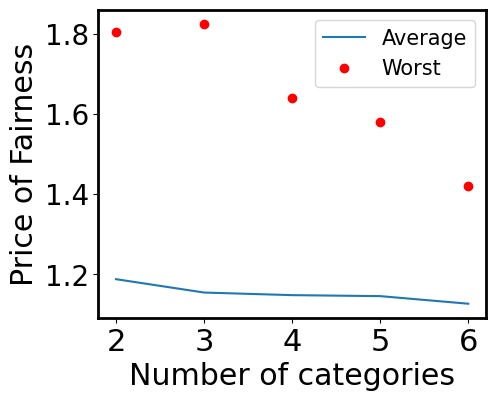
#> input picture New folder/POF_agentsfixed (1).png, 495 x 401 px
$ python extract_plot_data_from_images.py
#> lines starting #> are read from the running program, lines starting #| are printed output that depends on the picture; after the words box and inside, x2 and y2 are one past the last pixel; in counts of white or black regions, pixels touching at a corner belong together
#!/usr/bin/env python3
"""Extract numeric plot data from every image in New folder.

This script processes images one by one, digitizes the visible series, and stores
the extracted data as JSON files for vector-quality PDF regeneration.
"""

from __future__ import annotations

import argparse
import itertools
import json
from pathlib import Path

import matplotlib.pyplot as plt
import numpy as np
from scipy import ndimage

from plot_pipeline_config import DATA_DIR, INPUT_DIR, PLOT_JOBS, PlotJob


BLUE_TARGET = np.array([31.0 / 255.0, 119.0 / 255.0, 180.0 / 255.0], dtype=np.float32)
RED_TARGET = np.array([1.0, 0.0, 0.0], dtype=np.float32)
GREEN_TARGET = np.array([0.0, 0.5, 0.0], dtype=np.float32)


def load_rgb(image_path: Path) -> np.ndarray:
    """Load image and normalize to float RGB in [0, 1]."""
    image = plt.imread(image_path)
    if image.ndim == 2:
        image = np.stack([image, image, image], axis=-1)
    rgb = image[:, :, :3].astype(np.float32)
    if float(rgb.max()) > 1.0:
        rgb /= 255.0
    return np.clip(rgb, 0.0, 1.0)


def detect_frame_bounds(rgb: np.ndarray) -> tuple[int, int, int, int]:
    """Detect plot frame bounds: (left, right, top, bottom)."""
    height, width, _ = rgb.shape
    black = rgb.mean(axis=2) < 0.2

    rows = np.array([], dtype=np.int64)
    cols = np.array([], dtype=np.int64)

    for row_ratio in (0.50, 0.45, 0.40, 0.35):
        rows = np.where(black.sum(axis=1) > width * row_ratio)[0]
        if rows.size >= 2:
            break

    for col_ratio in (0.45, 0.40, 0.35, 0.30):
        cols = np.where(black.sum(axis=0) > height * col_ratio)[0]
        if cols.size >= 2:
            break

    if rows.size < 2 or cols.size < 2:
        raise RuntimeError("Could not detect chart frame bounds from image.")

    top = int(rows.min())
    bottom = int(rows.max())
    left = int(cols.min())
    right = int(cols.max())
    return left, right, top, bottom


def interior_mask(shape: tuple[int, int], frame: tuple[int, int, int, int]) -> np.ndarray:
    """Create a boolean mask for the chart interior."""
    left, right, top, bottom = frame
    mask = np.zeros(shape, dtype=bool)
    mask[max(0, top + 2) : max(0, bottom - 1), max(0, left + 2) : max(0, right - 1)] = True
    return mask


def color_mask(
    rgb: np.ndarray,
    target: np.ndarray,
    threshold: float,
    frame: tuple[int, int, int, int],
) -> np.ndarray:
    """Build a mask for pixels near the target color within chart interior."""
    mask = np.linalg.norm(rgb - target, axis=2) < threshold
    return mask & interior_mask(mask.shape, frame)


def find_marker_components(red_mask: np.ndarray) -> list[tuple[float, float, int]]:
    """Find connected marker components from red series mask."""
    best_components: list[tuple[float, float, int]] = []

    for erosion_iterations in (2, 1, 0):
        if erosion_iterations > 0:
            working = ndimage.binary_erosion(red_mask, iterations=erosion_iterations)
        else:
            working = red_mask

        labels, count = ndimage.label(working)
        if count == 0:
            continue

        components: list[tuple[float, float, int]] = []
        for comp_id, component_slice in enumerate(ndimage.find_objects(labels), start=1):
            if component_slice is None:
                continue

            component_mask = labels[component_slice] == comp_id
            area = int(component_mask.sum())
            if area < 6:
                continue

            ys, xs = np.where(component_mask)
            center_x = float(xs.mean() + component_slice[1].start)
            center_y = float(ys.mean() + component_slice[0].start)
            components.append((center_x, center_y, area))

        if len(components) > len(best_components):
            best_components = components

    return sorted(best_components, key=lambda item: item[0])


def choose_evenly_spaced_markers(
    components: list[tuple[float, float, int]],
    expected_count: int,
) -> tuple[np.ndarray, np.ndarray]:
    """Choose marker centers that best match evenly spaced x positions."""
    if len(components) < expected_count:
        raise RuntimeError(
            f"Not enough marker components. Expected {expected_count}, found {len(components)}."
        )

    if len(components) > 12:
        components = sorted(components, key=lambda item: item[2], reverse=True)[:12]
        components = sorted(components, key=lambda item: item[0])

    if len(components) == expected_count:
        xs = np.array([item[0] for item in components], dtype=np.float64)
        ys = np.array([item[1] for item in components], dtype=np.float64)
        return xs, ys

    x_values = np.array([item[0] for item in components], dtype=np.float64)
    best_score: float | None = None
    best_idx: tuple[int, ...] | None = None

    index_axis = np.arange(expected_count, dtype=np.float64)

    for combo in itertools.combinations(range(len(components)), expected_count):
        selected_x = x_values[list(combo)]
        slope, intercept = np.polyfit(index_axis, selected_x, 1)
        predicted_x = slope * index_axis + intercept
        residual = float(np.mean((selected_x - predicted_x) ** 2))
        span = float(selected_x[-1] - selected_x[0])
        score = residual - 0.01 * span

        if best_score is None or score < best_score:
            best_score = score
            best_idx = combo

    if best_idx is None:
        raise RuntimeError("Could not choose marker components for x positions.")

    chosen = [components[i] for i in best_idx]
    chosen = sorted(chosen, key=lambda item: item[0])
    xs = np.array([item[0] for item in chosen], dtype=np.float64)
    ys = np.array([item[1] for item in chosen], dtype=np.float64)
    return xs, ys


def extract_line_y_values(
    series_mask: np.ndarray,
    x_positions_px: np.ndarray,
    frame: tuple[int, int, int, int],
) -> np.ndarray:
    """Extract line y-values at each x using bottom-most matching pixels."""
    _, _, top, bottom = frame
    ys, xs = np.where(series_mask)
    if ys.size == 0:
        raise RuntimeError("No pixels found for line color mask.")

    y_values: list[float] = []
    for x_pos in x_positions_px:
        y_px = np.nan
        for window in (2, 4, 6, 8, 12, 16, 20):
            candidates = ys[np.abs(xs - x_pos) <= window]
            candidates = candidates[(candidates >= top + 1) & (candidates <= bottom - 1)]
            if candidates.size > 0:
                y_px = float(candidates.max())
                break

        if np.isnan(y_px):
            raise RuntimeError(f"Could not sample line y-value around x={x_pos:.2f}.")

        y_values.append(y_px)

    return np.array(y_values, dtype=np.float64)


def pixel_to_data_y(
    y_pixels: np.ndarray,
    frame: tuple[int, int, int, int],
    y_limits: tuple[float, float],
) -> np.ndarray:
    """Map pixel-space y coordinates to configured data-space y values."""
    _, _, top, bottom = frame
    y_min, y_max = y_limits
    return y_min + (bottom - y_pixels) / (bottom - top) * (y_max - y_min)


def build_series_payload(job: PlotJob, y_blue: np.ndarray, y_red: np.ndarray, y_green: np.ndarray | None) -> list[dict]:
    """Create series section for output JSON."""
    if job.plot_family == "runtime":
        if y_green is None:
            raise RuntimeError("Runtime plot requires green series values.")
        return [
            {
                "name": "PO-minEnvyGTP",
                "kind": "line",
                "color": "#1f77b4",
                "linestyle": "-",
                "marker": None,
                "linewidth": 1.5,
                "markersize": None,
                "y": np.round(y_blue, 6).tolist(),
            },
            {
                "name": "Brutforce",
                "kind": "line",
                "color": "#ff0000",
                "linestyle": "-",
                "marker": "o",
                "linewidth": 1.5,
                "markersize": 6.0,
                "y": np.round(y_red, 6).tolist(),
            },
            {
                "name": "GNN",
                "kind": "line",
                "color": "#008000",
                "linestyle": "--",
                "marker": None,
                "linewidth": 1.5,
                "markersize": None,
                "y": np.round(y_green, 6).tolist(),
            },
        ]

    return [
        {
            "name": "Average",
            "kind": "line",
            "color": "#1f77b4",
            "linestyle": "-",
            "marker": None,
            "linewidth": 1.5,
            "markersize": None,
            "y": np.round(y_blue, 6).tolist(),
        },
        {
            "name": job.worst_label,
            "kind": "scatter",
            "color": "#ff0000",
            "linestyle": "None",
            "marker": "o",
            "linewidth": 0.0,
            "markersize": 6.0,
            "y": np.round(y_red, 6).tolist(),
        },
    ]


def extract_data_for_job(job: PlotJob, input_dir: Path, data_dir: Path) -> Path:
    """Extract one image and write one JSON file."""
    image_path = input_dir / job.image_name
    if not image_path.exists():
        raise FileNotFoundError(f"Image not found: {image_path}")

    rgb = load_rgb(image_path)
#> in load_rgb, image is the input picture: shape (401, 495, 4) float32; mean R, G, B, A 0.947, 0.947, 0.948, 1
    frame = detect_frame_bounds(rgb)
#> in detect_frame_bounds, `black = rgb.mean(axis=2) < 0.2`:
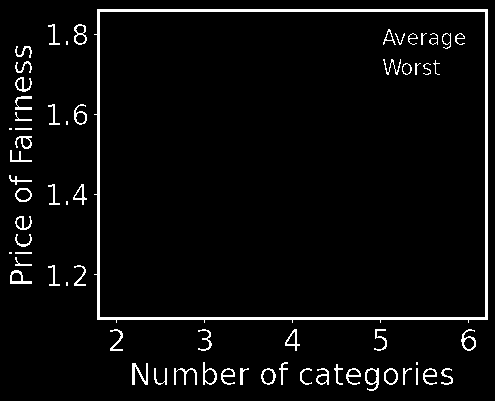
#> black: shape (401, 495) bool; 4.3% white; 66 white regions (7 under 20 px), largest, box (x1, y1, x2, y2) and area: (94, 9, 488, 323) 4203, (132, 363, 148, 385) 159, (365, 368, 379, 391) 133
#> the loop in detect_frame_bounds, `for row_ratio in (0.50, 0.45, 0.40, 0.35):` made 1 pass
#> rows on pass 1: [9, 10, 11, 317, 318, 319]
#> the loop in detect_frame_bounds, `for col_ratio in (0.45, 0.40, 0.35, 0.30):` made 1 pass
#> cols on pass 1: [97, 98, 99, 485, 486, 487]
#> in detect_frame_bounds, `top = int(rows.min())`: top = 9
#> in detect_frame_bounds, `bottom = int(rows.max())`: bottom = 319
#> in detect_frame_bounds, `left = int(cols.min())`: left = 97
#> in detect_frame_bounds, `right = int(cols.max())`: right = 487
    left, right, top, bottom = frame

    red_mask = color_mask(rgb, RED_TARGET, threshold=0.45, frame=frame)
    components = find_marker_components(red_mask)
    x_pixels, red_y_pixels = choose_evenly_spaced_markers(components, expected_count=len(job.x_values))

    blue_mask = color_mask(rgb, BLUE_TARGET, threshold=0.23, frame=frame)
    blue_y_pixels = extract_line_y_values(blue_mask, x_pixels, frame)

    green_y_pixels: np.ndarray | None = None
    if job.plot_family == "runtime":
        green_mask = color_mask(rgb, GREEN_TARGET, threshold=0.30, frame=frame)
        green_y_pixels = extract_line_y_values(green_mask, x_pixels, frame)

    red_y_data = pixel_to_data_y(red_y_pixels, frame, job.y_limits)
    blue_y_data = pixel_to_data_y(blue_y_pixels, frame, job.y_limits)
    green_y_data = pixel_to_data_y(green_y_pixels, frame, job.y_limits) if green_y_pixels is not None else None

    payload = {
        "image_name": job.image_name,
        "plot_family": job.plot_family,
        "x_values": list(job.x_values),
        "x_label": job.x_label,
        "y_label": job.y_label,
        "y_limits": list(job.y_limits),
        "y_ticks": list(job.y_ticks),
        "legend_loc": job.legend_loc,
        "figure_size_px": [int(rgb.shape[1]), int(rgb.shape[0])],
        "frame_px": {
            "left": left,
            "right": right,
            "top": top,
            "bottom": bottom,
        },
        "x_positions_px": np.round(x_pixels, 3).tolist(),
        "series": build_series_payload(job, blue_y_data, red_y_data, green_y_data),
    }

    data_dir.mkdir(parents=True, exist_ok=True)
    output_path = data_dir / f"{Path(job.image_name).stem}.json"
    with output_path.open("w", encoding="utf-8") as file:
        json.dump(payload, file, indent=2)

    return output_path


def run_extraction(input_dir: Path, data_dir: Path, image_name: str | None = None) -> None:
    """Run extraction for one image or all configured images."""
    jobs = [job for job in PLOT_JOBS if image_name is None or job.image_name == image_name]
    if not jobs:
        raise ValueError(f"No configured image matched: {image_name}")

    total = len(jobs)
    for index, job in enumerate(jobs, start=1):
        print(f"[{index}/{total}] Extracting data from {job.image_name}")
        output_path = extract_data_for_job(job, input_dir=input_dir, data_dir=data_dir)
#> in extract_data_for_job, `frame = detect_frame_bounds(rgb)`: frame = (97, 487, 9, 319)
#> in extract_data_for_job, `left, right, top, bottom = frame`: left = 97; right = 487; top = 9; bottom = 319
#> in color_mask, `mask = np.linalg.norm(rgb - target, axis=2) < threshold`:
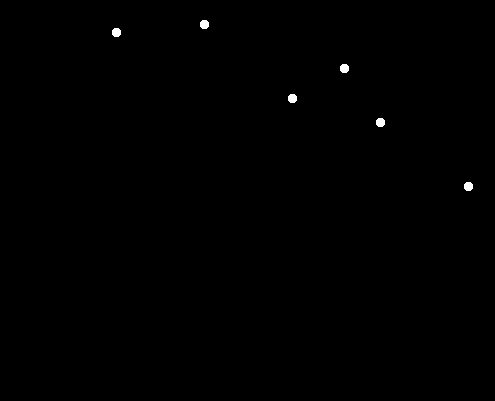
#> mask: shape (401, 495) bool; 0.21% white; 6 white regions, box (x1, y1, x2, y2) and area: (200, 20, 209, 29) 69, (112, 28, 121, 37) 69, (340, 64, 349, 73) 69, (288, 94, 297, 103) 69, (376, 118, 385, 127) 69, (464, 182, 473, 191) 69
#> in interior_mask, `left, right, top, bottom = frame`: left = 97; right = 487; top = 9; bottom = 319
#> the loop in find_marker_components, `for erosion_iterations in (2, 1, 0):` made 3 passes
#> pass 1, in find_marker_components, `working = ndimage.binary_erosion(red_mask, iterations=erosion_iteratio..`:
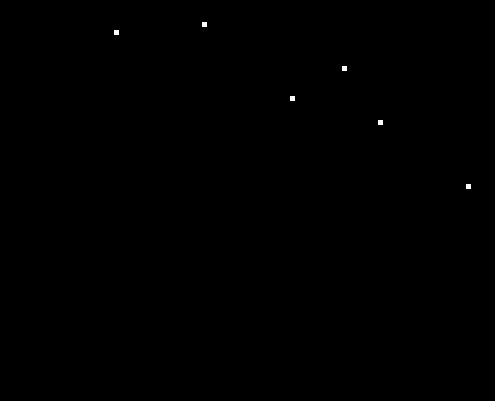
#> working: shape (401, 495) bool; 0.08% white; 6 white regions, box (x1, y1, x2, y2) and area: (202, 22, 207, 27) 25, (114, 30, 119, 35) 25, (342, 66, 347, 71) 25, (290, 96, 295, 101) 25, (378, 120, 383, 125) 25, (466, 184, 471, 189) 25
#> after the loop in find_marker_components, `for erosion_iterations in (2, 1, 0):`: best_components = [(204, 24, 25), (116, 32, 25), (344, 68, 25), (292, 98, 25), (380, 122, 25), (468, 186, 25)]
#> in extract_data_for_job, `components = find_marker_components(red_mask)`: components = [(116, 32, 25), (204, 24, 25), (292, 98, 25), (344, 68, 25), (380, 122, 25), (468, 186, 25)]
#> in choose_evenly_spaced_markers, `x_values = np.array([item[0] for item in components], dtype=np.float64)`: x_values = [116, 204, 292, 344, 380, 468]
#> the loop in choose_evenly_spaced_markers, `for combo in itertools.combinations(range(len(components)), expected_c..` made 6 passes
#> (selected_x, slope, intercept, predicted_x, residual, span, score, best_score) on passes 1 to 2: ([116, 204, 292, 344, 380], 66.8, 133.6, [133.6, 200.4, 267.2, 334, 400.8], 294.1, 264, 291.4, 291.4), ([116, 204, 292, 344, 468], 84.4, 116, [116, 200.4, 284.8, 369.2, 453.6], 181.4, 352, 177.9, 177.9)
#> (slope, intercept, predicted_x, residual, span, score, best_score, best_idx) on pass 3: (88, 116, [116, 204, 292, 380, 468], 3.59e-27, 352, -3.52, -3.52, (0, 1, 2, 4, 5))
#> after the loop in choose_evenly_spaced_markers, `for combo in itertools.combinations(range(len(components)), expected_c..`: best_score = -3.52
#> in choose_evenly_spaced_markers, `chosen = [components[i] for i in best_idx]`: chosen = [(116, 32, 25), (204, 24, 25), (292, 98, 25), (380, 122, 25), (468, 186, 25)]
#> in choose_evenly_spaced_markers, `xs = np.array([item[0] for item in chosen], dtype=np.float64)`: xs = [116, 204, 292, 380, 468]
#> in choose_evenly_spaced_markers, `ys = np.array([item[1] for item in chosen], dtype=np.float64)`: ys = [32, 24, 98, 122, 186]
#> in extract_data_for_job, `x_pixels, red_y_pixels = choose_evenly_spaced_markers(components, expe..`: x_pixels = [116, 204, 292, 380, 468]; red_y_pixels = [32, 24, 98, 122, 186]
#> call 2 of color_mask, with target = array of shape (3,), threshold = 0.23, frame = (97, 487, 9, 319)
#> in color_mask (call 2), `mask = np.linalg.norm(rgb - target, axis=2) < threshold`:
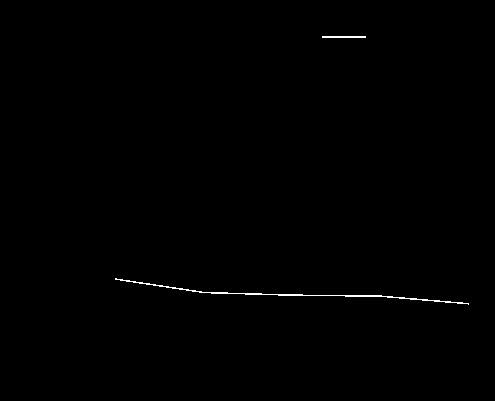
#> mask: shape (401, 495) bool; 0.32% white in thin lines or dots, all inside (x1, y1, x2, y2) = (115, 36, 469, 305)
#> in extract_line_y_values, `_, _, top, bottom = frame`: top = 9; bottom = 319
#> in extract_line_y_values, `ys, xs = np.where(series_mask)`: ys = 630 values from 36 to 304; xs = 630 values, max 468 at index 628, min 115 at index 88, mean 299.1
#> the loop in extract_line_y_values, `for x_pos in x_positions_px:` made 5 passes
#> x_pos on passes 1 to 5: 116, 204, 292, 380, 468
#> after the loop in extract_line_y_values, `for x_pos in x_positions_px:`: y_values = [279, 292, 295, 296, 304]
#> in pixel_to_data_y, `_, _, top, bottom = frame`: top = 9; bottom = 319
#> in extract_data_for_job, `red_y_data = pixel_to_data_y(red_y_pixels, frame, job.y_limits)`: red_y_data = [1.79, 1.81, 1.63, 1.58, 1.42]
#> in extract_data_for_job, `blue_y_data = pixel_to_data_y(blue_y_pixels, frame, job.y_limits)`: blue_y_data = [1.2, 1.17, 1.16, 1.16, 1.14]
        print(f"  -> wrote {output_path}")
#> pass 2 of the loop in run_extraction, `for index, job in enumerate(jobs, start=1):`:
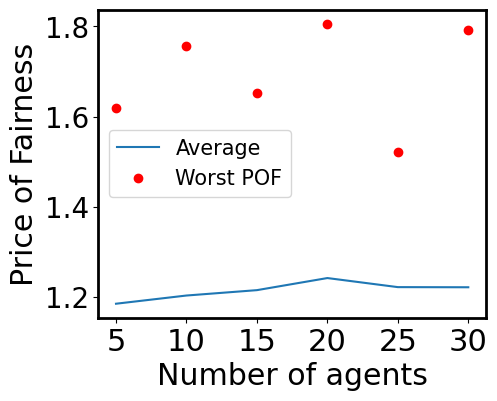
#> input picture New folder/POF_clustersfixed (1).png, 497 x 401 px
#> in load_rgb, image is the input picture: shape (401, 497, 4) float32; mean R, G, B, A 0.944, 0.943, 0.944, 1
#> rgb: shape (401, 497, 3) float32
#> in detect_frame_bounds (call 2), `black = rgb.mean(axis=2) < 0.2`:
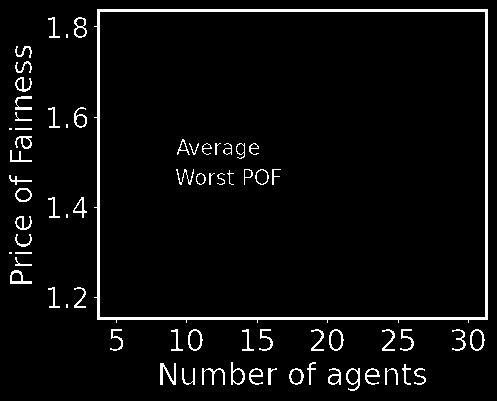
#> black: shape (401, 497) bool; 4.6% white; 70 white regions (6 under 20 px), largest, box (x1, y1, x2, y2) and area: (94, 9, 488, 323) 4206, (160, 363, 176, 385) 159, (202, 368, 225, 385) 126
#> the loop in detect_frame_bounds (call 2), `for row_ratio in (0.50, 0.45, 0.40, 0.35):` made 1 pass
#> the loop in detect_frame_bounds (call 2), `for col_ratio in (0.45, 0.40, 0.35, 0.30):` made 1 pass
#> mask: shape (401, 497) bool; 0.24% white; 7 white regions, largest, box (x1, y1, x2, y2) and area: (323, 20, 332, 29) 69, (464, 26, 473, 35) 69, (182, 42, 191, 51) 69
#> the loop in choose_evenly_spaced_markers (call 2), `for combo in itertools.combinations(range(len(components)), expected_c..` made 7 passes
#> (selected_x, slope, intercept, predicted_x, residual, span, score, best_score) on passes 1, 6: ([116, 138, 186, 257, 327, 398], 58.51, 90.71, [90.71, 149.2, 207.7, 266.3, 324.8, 383.3], 257.6, 282, 254.7, 254.7), ([116, 186, 257, 327, 398, 468], 70.46, 115.9, [115.9, 186.3, 256.8, 327.2, 397.7, 468.1], 0.0571, 352, -3.46, -3.46)
#> in color_mask (call 4), `mask = np.linalg.norm(rgb - target, axis=2) < threshold`:
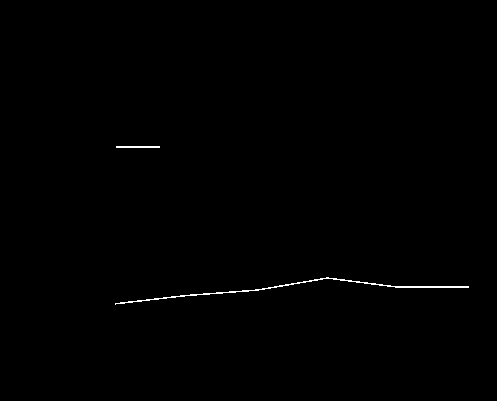
#> mask: shape (401, 497) bool; 0.33% white in thin lines or dots, all inside (x1, y1, x2, y2) = (115, 146, 469, 305)
#> the loop in extract_line_y_values (call 2), `for x_pos in x_positions_px:` made 6 passes
#> x_pos on passes 1 to 6: 116, 186, 257, 327, 398, 468
#> pass 3 of the loop in run_extraction, `for index, job in enumerate(jobs, start=1):`:
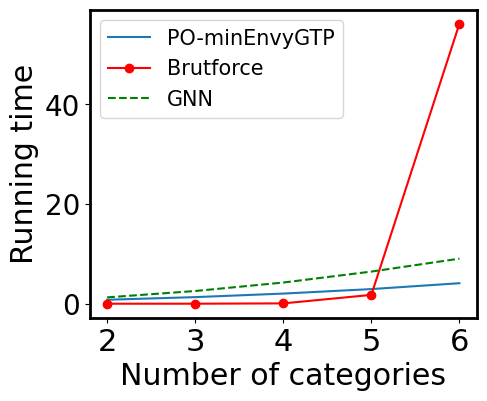
#> input picture New folder/RUNTIME_AGENT_FIXED (1).png, 487 x 401 px
#> in load_rgb, image is the input picture: shape (401, 487, 4) float32; mean R, G, B, A 0.942, 0.937, 0.936, 1
#> rgb: shape (401, 487, 3) float32
#> in detect_frame_bounds (call 3), `black = rgb.mean(axis=2) < 0.2`:
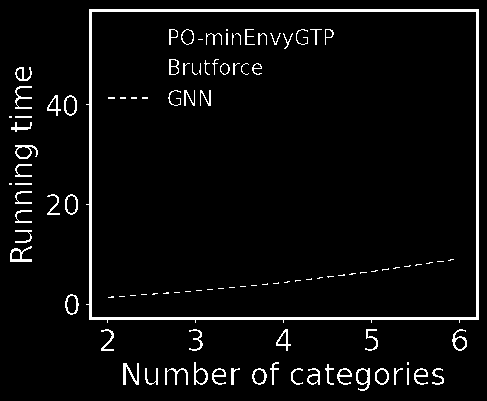
#> black: shape (401, 487) bool; 4.6% white; 107 white regions (45 under 20 px), largest, box (x1, y1, x2, y2) and area: (86, 9, 479, 323) 4194, (123, 363, 139, 385) 159, (10, 246, 32, 262) 143
#> the loop in detect_frame_bounds (call 3), `for row_ratio in (0.50, 0.45, 0.40, 0.35):` made 1 pass
#> the loop in detect_frame_bounds (call 3), `for col_ratio in (0.45, 0.40, 0.35, 0.30):` made 1 pass
#> cols on pass 1: [89, 90, 91, 476, 477, 478]
#> in detect_frame_bounds (call 3), `left = int(cols.min())`: left = 89
#> in detect_frame_bounds (call 3), `right = int(cols.max())`: right = 478
#> mask: shape (401, 487) bool; 0.69% white; 2 white regions, box (x1, y1, x2, y2) and area: (103, 20, 464, 309) 1218, (107, 64, 151, 73) 139
#> mask: shape (401, 487) bool; 0.31% white in thin lines or dots, all inside (x1, y1, x2, y2) = (107, 36, 460, 300)
#> in color_mask (call 7), `mask = np.linalg.norm(rgb - target, axis=2) < threshold`:
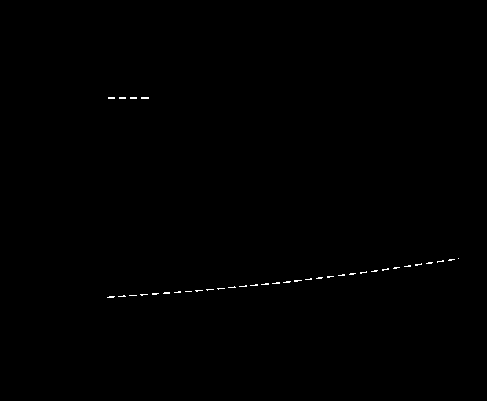
#> mask: shape (401, 487) bool; 0.2% white in thin lines or dots, all inside (x1, y1, x2, y2) = (107, 97, 459, 298)
#> the loop made 7 passes; the first 3 are shown


def main() -> None:
    parser = argparse.ArgumentParser(
        description="Extract numeric data from plot images in New folder."
    )
    parser.add_argument(
        "--input-dir",
        type=Path,
        default=INPUT_DIR,
        help=f"Input image folder (default: {INPUT_DIR})",
    )
    parser.add_argument(
        "--data-dir",
        type=Path,
        default=DATA_DIR,
        help=f"Output folder for extracted JSON data (default: {DATA_DIR})",
    )
    parser.add_argument(
        "--image-name",
        default=None,
        help="Extract only one image by exact filename.",
    )
    args = parser.parse_args()

    run_extraction(input_dir=args.input_dir, data_dir=args.data_dir, image_name=args.image_name)


if __name__ == "__main__":
#> (the run stopped early here; a loop or call above may not have finished)
